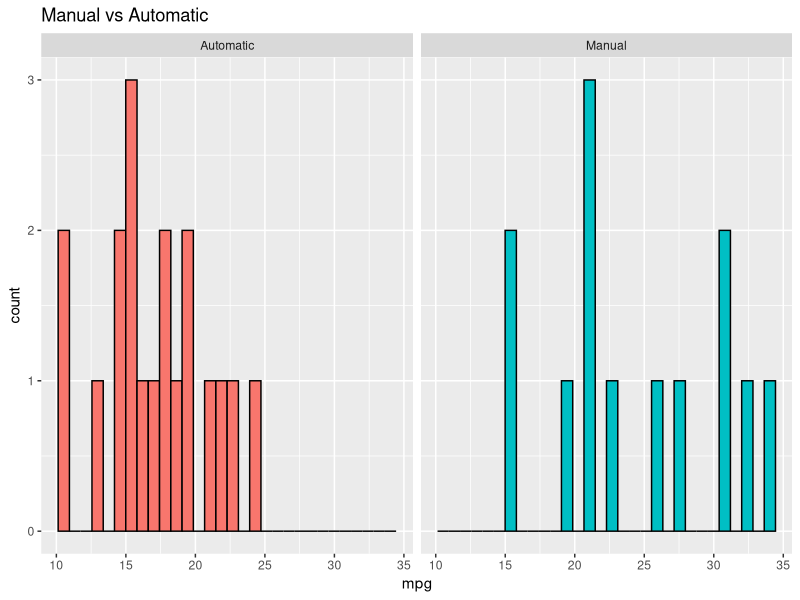
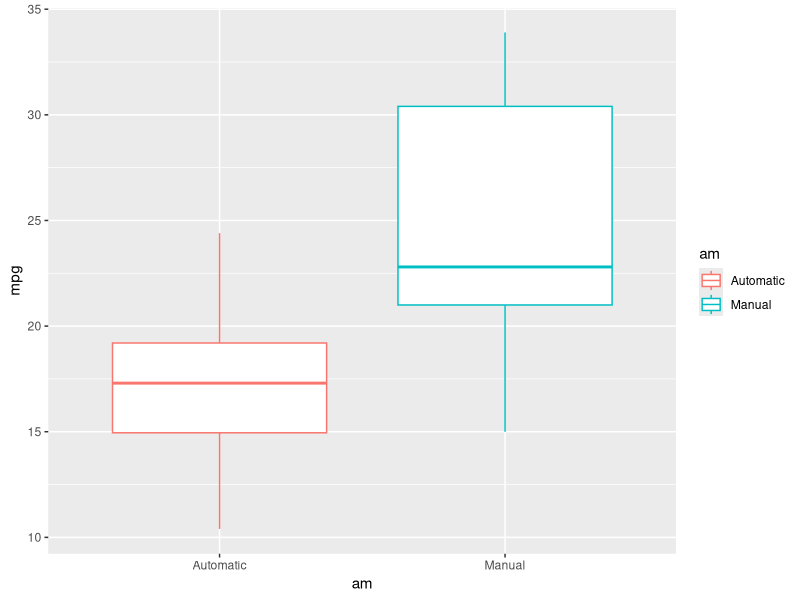
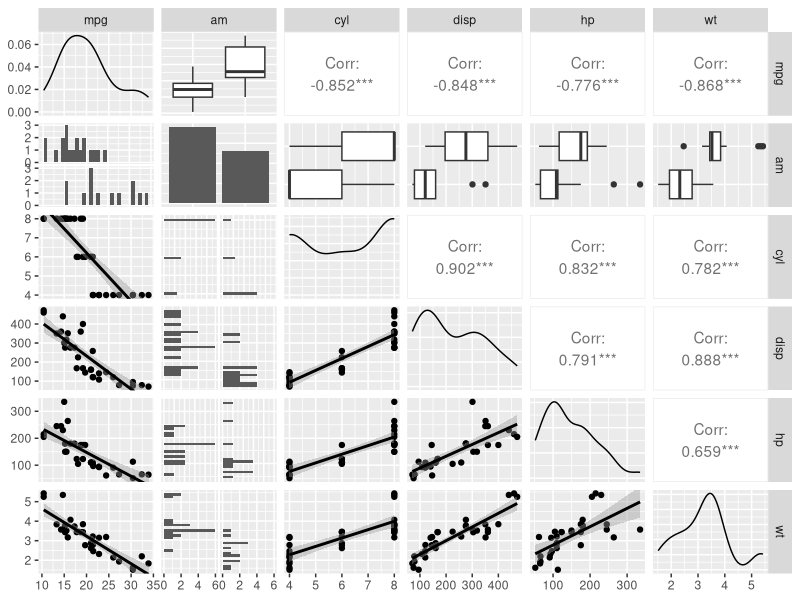
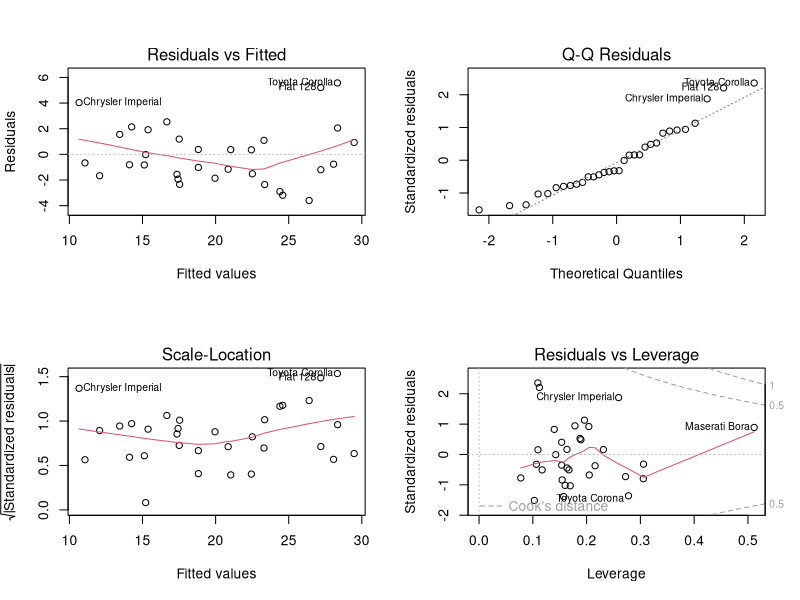

Generate these figures, in order, with R:
## ---- chunk 1
knitr::opts_chunk$set(echo = TRUE, warning = FALSE, message = FALSE, fig.align='center', fig.width=10)
library(plyr); library(dplyr)
library(ggplot2); library(knitr)
## ---- chunk 2
data("mtcars")
kable(head(mtcars, 5))
summ <- summary(mtcars)
kable(summ)
mtcars$am <- factor(mtcars$am)
levels(mtcars$am)[1] <- "Automatic"
levels(mtcars$am)[2] <- "Manual"
nManual <- mtcars %>% filter(am == "Manual") %>% count()
nAuto <- mtcars %>% filter(am == "Automatic") %>% count()
Transmission <- levels(mtcars$am)
tabl <- data.frame(Transmission, Counts = c(nAuto$n, nManual$n))
kable(tabl)
## ---- chunk 3
meanAuto <- mtcars %>% filter(am == "Automatic") %>% summarise(mean = mean(mpg))
meanManual <- mtcars %>% filter(am == "Manual") %>% summarise(mean = mean(mpg))
kable(data.frame(Transmission, Means = c(meanAuto$mean, meanManual$mean)))
## ---- chunk 4
fit<- lm(mpg ~ factor(am), mtcars)
summary(fit)
confint(fit)
## ---- chunk 5
fit6 <- update(fit, mpg ~ am + cyl + disp + hp + drat + wt + qsec + vs + gear + carb)
fit5 <- update(fit, mpg ~ am + cyl + disp + hp + drat + wt + qsec + vs + gear)
fit4 <- update(fit, mpg ~ am + cyl + disp + hp + drat + wt + qsec + vs)
fit3 <- update(fit, mpg ~ am + cyl + disp + hp + drat + wt + qsec)
fit2 <- update(fit, mpg ~ am + cyl + disp + hp + wt)

anova(fit, fit2, fit3, fit4, fit5, fit6)

## ---- chunk 6
summary(fit2)
## ---- chunk 7
mtcars %>% ggplot(aes(x = mpg, fill = am)) +
      geom_histogram(color = "black") +
      facet_grid(. ~ am) +
      labs(title = "Manual vs Automatic") +
      guides(fill = "none", color = "none")
## ---- chunk 8
mtcars %>% ggplot(aes(x = am, y = mpg, color = am)) +
      geom_boxplot()
## ---- chunk 9
library(GGally)
modelData <- mtcars %>% dplyr::select(mpg, am, cyl, disp, hp, wt)
ggpairs(modelData, lower = list(continuous = "smooth"), wrap = c(method = "loess"))
## ---- chunk 10
par(mfrow = c(2,2))
plot(fit2)
